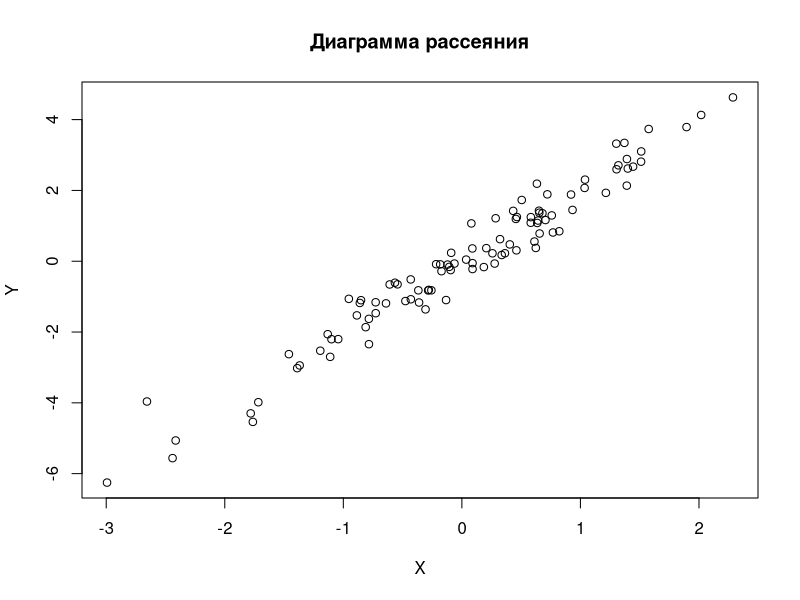
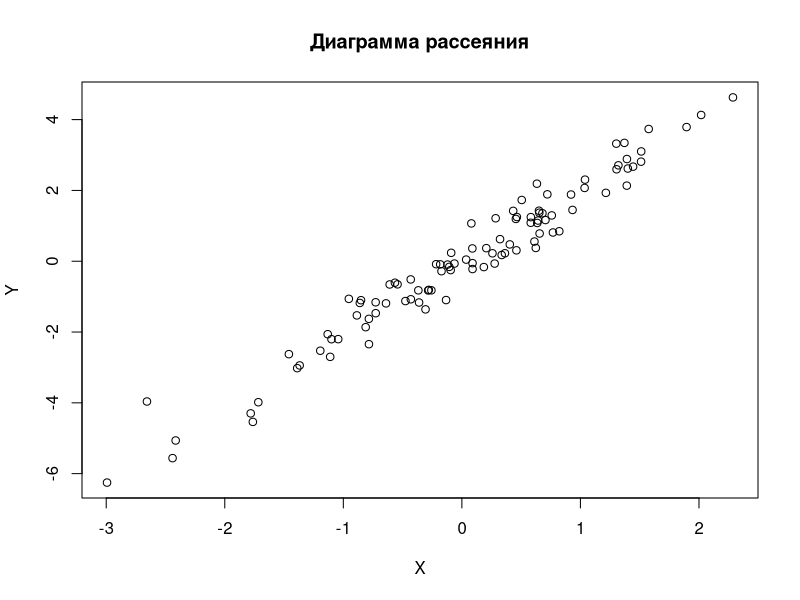

Source code (R) for these figures, in order:
# Генерация случайных данных
set.seed(42)  # Для воспроизводимости
x <- rnorm(100)
y <- 2 * x + rnorm(100, sd = 0.5)

# Создание диаграммы рассеяния
plot(x, y, main = "Диаграмма рассеяния", xlab = "X", ylab = "Y")

# Сохранение графика в файл со случайным именем
# Используем временную директорию и функцию tempfile для генерации имени
plot_filename <- tempfile(pattern = "scatter_plot_", fileext = ".png", tmpdir = "/workspace/")
png(filename = plot_filename)
plot(x, y, main = "Диаграмма рассеяния", xlab = "X", ylab = "Y")
dev.off()

cat("Диаграмма рассеяния сохранена в файл:", plot_filename, "\n")
